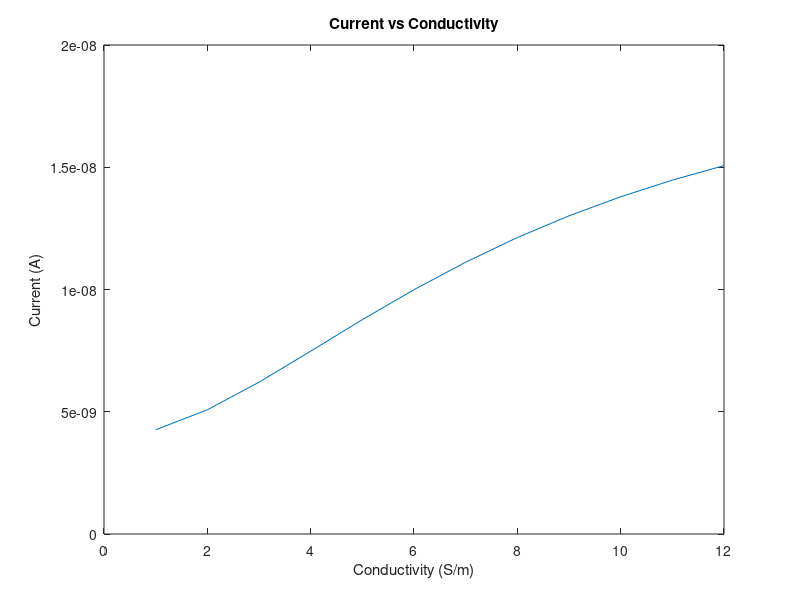

MATLAB code to generate this figure:
L = 600E-9; %x direction
W = 400E-9; %y direction
vo = 1;

for f = 1:12

    nx = 30;
    ny = 20;
    COut = 1; %conductivity outside boxs
    CIn = 10^-1*f; %conductivity inside boxs
    box = 1; %making box

    V = zeros(nx,ny);
    F = zeros(nx*ny,1);
    G = sparse(nx*ny,nx*ny);  %matrix
    CM = zeros(nx,ny);

    if box == 1
        b1 = rectangle('Position',[2.0E-7,0,1.8E-7,1.8E-7]); %box1 position (bottom)
        b2 = rectangle('Position',[2.0E-7,2.2E-7,1.8E-7,1.8E-7]); %box2 position (top)
    end


    for j = 1:ny
        for i = 1:nx
            newW = j*(W/ny);
            newL = i*(L/nx);

            if box == 1 && (newW > 2.2E-7 || newW < 1.8E-7) && box == 1 && newL > 2.0E-7 && newL < 3.95E-7
                CM(i,j) = CIn;
            else
                CM(i,j) = COut;
            end
        end
    end


    eq = 1;
    for j = 1:ny
        for i = 1:nx
            n = j + (i-1)*ny;

            if i == 1
                F(n) = vo;
                G(n,n) = CM(i,j);

            elseif i == nx
                if eq == 1
                    F(n) = 0;
                    G(n,n) = CM(i,j);
                else
                    F(n) = vo;
                    G(n,n) = CM(i,j);
                end


            elseif j == 1
                if eq == 1
                    F(n) = 0;
                    nxm = j + ((i-1)-1)*ny; %(i-1,j)
                    nyp = (j+1) + (i-1)*ny; %(i,j+1)
                    nxp = j + ((i+1)-1)*ny; %(i+1,j)
                    G(n,n) = -(CM(i-1,j) + CM(i+1,j) + CM(i,j+1));
                    G(n,nxm) = CM(i-1,j);
                    G(n,nxp) = CM(i+1,j);
                    G(n,nyp) = CM(i,j+1);
                else
                    F(n) = 0;
                    G(n,n) = CM(i,j);
                end


            elseif j == ny
                if eq == 1
                    F(n) = 0;
                    nxm = j + ((i-1)-1)*ny; %(i-1,j)
                    nxp = j + ((i+1)-1)*ny; %(i+1,j)
                    nym = (j-1) + (i-1)*ny; %(i,j-1)
                    G(n,n) = -(CM(i-1,j) + CM(i+1,j) + CM(i,j-1));
                    G(n,nxm) = CM(i-1,j);
                    G(n,nxp) = CM(i+1,j);
                    G(n,nym) = CM(i,j-1);
                else
                    F(n) = 0;
                    G(n,n) = CM(i,j);
                end

            else
                nxm = j + ((i-1)-1)*ny;
                nxp = j + ((i+1)-1)*ny;
                nym = (j-1) + (i-1)*ny;
                nyp = (j+1) + (i-1)*ny;

                G(n,n) = -(CM(i-1,j) + CM(i+1,j) + CM(i,j-1) + CM(i,j+1));
                G(n,nxm) = CM(i-1,j);
                G(n,nxp) = CM(i+1,j);
                G(n,nym) = CM(i,j-1);
                G(n,nyp) = CM(i,j+1);

            end
        end
    end

    P = G\F;

    for j = 1:ny
        for i = 1:nx
            n = j + (i-1)*ny;
            V(i,j) = P(n);
        end
    end


    [Ey, Ex] = gradient(V);

    Jx = -CM.*Ex;
    Jy = -CM.*Ey;
    depth = 1;

    %Current
    A=depth.*W;

    Ix(f)=mean(Jx(1,:)).*A;

end

%plotting current vs cond
plot((1:12), Ix)  
title('Current vs Conductivity')
xlabel('Conductivity (S/m)')
ylabel('Current (A)')


